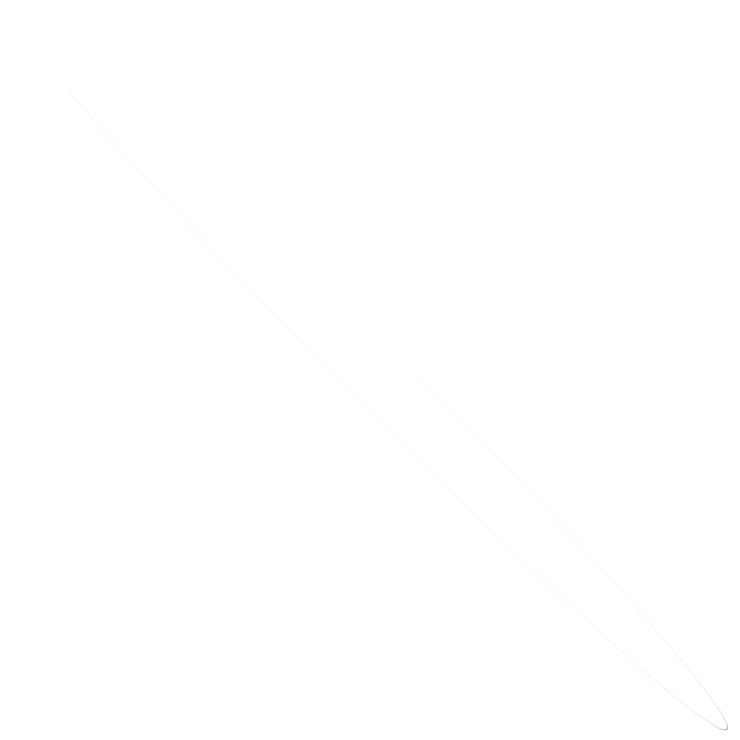
Frame 1 (no input)
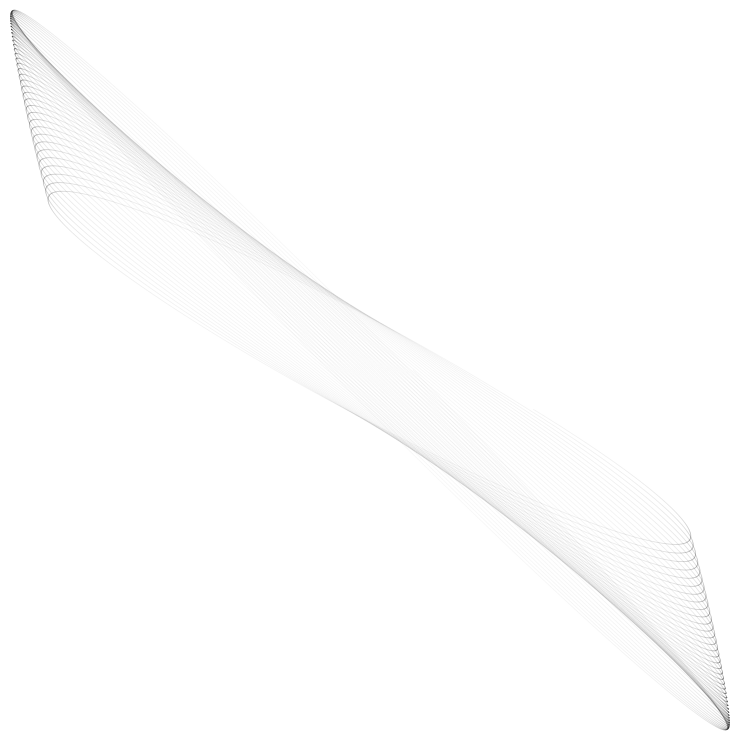
Frame 60 (the mouse pressed at the canvas centre just before this capture)
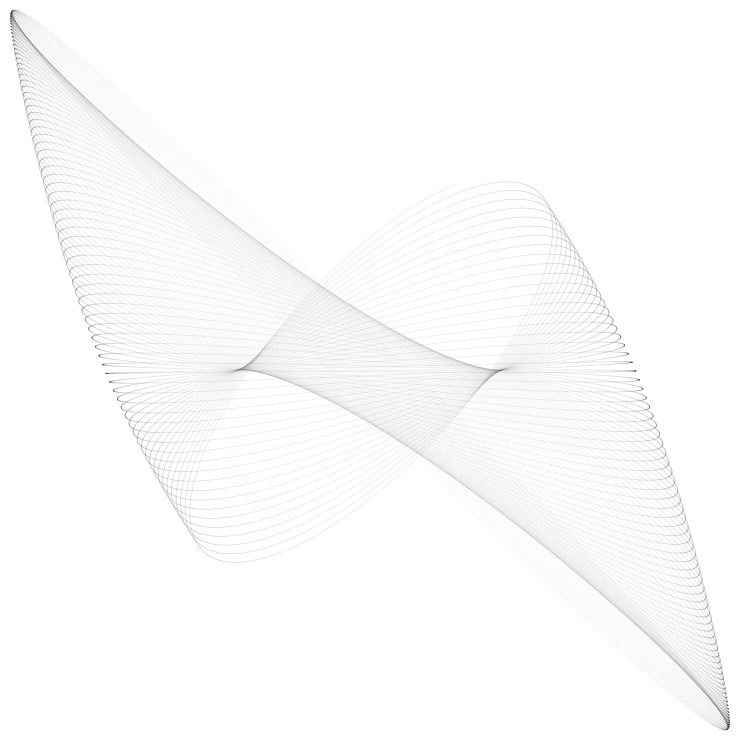
Frame 120 (the mouse held since frame 60 and released just before this capture)

The Processing sketch that drew these frames (run headless with seeded random() and noise(); from frame 60 on, the mouse is pressed at the canvas centre):

// Processing sketch: prueba2_Harmonograph2
// ── prueba2_Harmonograph2.pde
float t = 0;
float deltaT = 0.001;
float A1 = 180, f1 = random(1)/40+2, p1 = 3.1415*0, d1 = 0.0001;
float A2 = 180, f2 = random(1)/40+2, p2 = 3.1415*1/13, d2 = 0.0000215;
float A3 = 180, f3 = random(1)/40+2, p3 = 3.1415*0, d3 = 0.00001;
float A4 = 180, f4 = random(1)/40+2, p4 = 3.1415*0, d4 = 0.00001;
color[] goodcolor = {#3a242b, #3b2426, #352325, #836454, #7d5533, #8b7352, #b1a181, #a4632e, #bb6b33, #b47249, #ca7239, #d29057, #e0b87e, #d9b166, #f5eabe, #fcfadf, #d9d1b0, #fcfadf, #d1d1ca, #a7b1ac, #879a8c, #9186ad, #776a8e};
color myc;
int  mmyx;

void setup(){

  size(740,740);
  background(255);
  smooth();
  //stroke(180);
  //strokeWeight(1);
  //colorMode(HSB,100);
  noStroke();
  mmyx=0;
//println(_alpha2);
}

void draw(){

  mmyx = int(random(goodcolor.length));
  myc = color(goodcolor[mmyx]);
  fill(0,10);
  float Vx, Vy;
  for(int i=0;i<2000;i++){ 
  Vx = A1 * sin(f1 * t + p1) * exp(-d1 * t) + A2 * sin(f2 * t + p2) * exp(-d2 * t);
  Vy = A3 * sin(f3 * t + p3) * exp(-d3 * t) + A4 * sin(f4 * t + p4) * exp(-d4 * t);
  Vx = width/2 + Vx;
  Vy = height/2 + Vy;
  
  ellipse(Vx,Vy,1,1);
  
  t += deltaT;
  }
  mmyx++;
  if(mmyx >= goodcolor.length){mmyx=0;}
}
